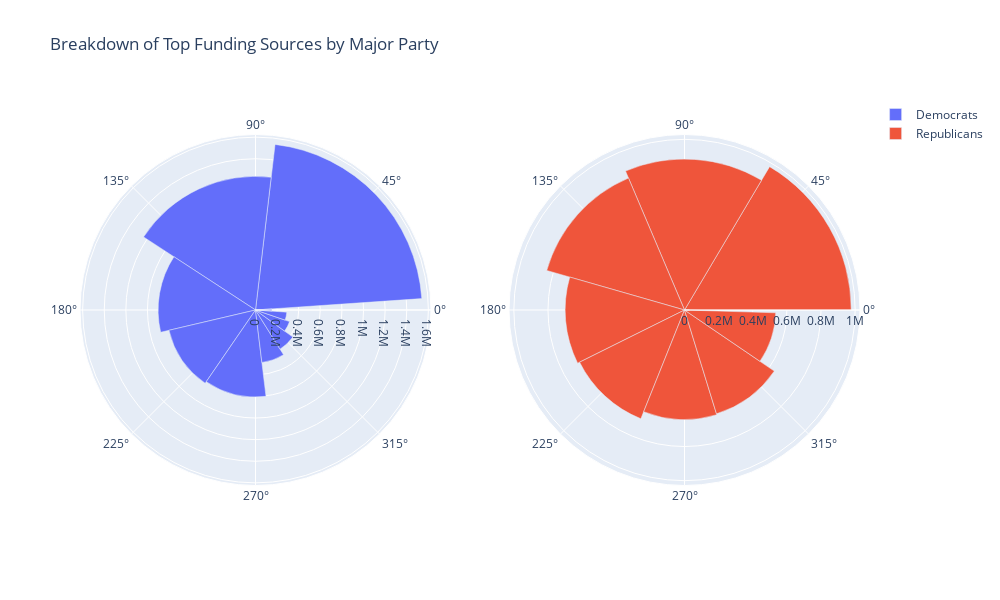

Source (notebook cell):
### Code cell
first_plot = three_d_bar_chart_data.sort_values('Democrat', ascending = False)[:10]
first_plot['Width'] = first_plot['Democrat'].apply(lambda x: x/first_plot['Democrat'].sum()*360)
second_plot = three_d_bar_chart_data.sort_values('Republican', ascending = False)[:10]
second_plot['Width'] = second_plot['Republican'].apply(lambda x: x/second_plot['Republican'].sum()*360)

fig = make_subplots(rows = 1, 
                    cols = 2, 
                    specs=[[{"type": "polar"}, {"type": "polar"}]])

def find_theta(i, series):
    theta = 0
    x = 0
    while x <= list(series).index(i):
        theta += series[x]/2 + series[x-1]/2
        x += 1
    return theta

fig.add_trace(go.Barpolar(name = 'Democrats',
                          theta = [find_theta(i, first_plot['Width']) for i in first_plot['Width']],
                          width = first_plot['Width'],
                          r = first_plot['Democrat'],
                          hoverinfo = 'text + r',
                          text = [k for k in dict(first_plot['Democrat']).keys()]), 
              row = 1, 
              col = 1)

fig.add_trace(go.Barpolar(name = 'Republicans',
                          theta = [find_theta(i, second_plot['Width']) for i in second_plot['Width']],
                          width = second_plot['Width'],
                          r = second_plot['Republican'],
                          hoverinfo = 'text + r',
                          text = [k for k in dict(second_plot['Republican']).keys()]), 
              row = 1, 
              col = 2)

fig.update_layout(height = 600,
                  width = 1000,
                  title_text= "Breakdown of Top Funding Sources by Major Party")

fig.show()

### Figure 1 — Plotly figure (JSON) as saved in the notebook; plotly's stock layout.template omitted (floating-point values rounded to 4 significant figures)
{"data": [{"hoverinfo": "text+r", "name": "Democrats", "r": [1543251, 1237236, 901496, 823005, 805289, 489200, 427392, 333035, 290126, 152367], "subplot": "polar", "text": ["Blue Cross/Blue Shield", "Comcast Corp", "AT&T Inc", "National Assn of Realtors", "International Brotherhood of Electrical Workers", "Sheet Metal, Air, Rail & Transportation Union", "Raytheon Technologies", "Northrop Grumman", "Home Depot", "American Bankers Assn"], "theta": [43.59, 115.1, 170.0, 214.4, 256.2, 289.5, 313.1, 332.6, 348.6, 360], "type": "barpolar", "width": [79.34, 63.61, 46.35, 42.31, 41.4, 25.15, 21.97, 17.12, 14.92, 7.833]}, {"hoverinfo": "text+r", "name": "Republicans", "r": [976956, 884594, 839890, 699531, 686625, 642344, 636728, 534855, 29000, 0], "subplot": "polar2", "text": ["Comcast Corp", "Blue Cross/Blue Shield", "AT&T Inc", "Northrop Grumman", "American Bankers Assn", "Home Depot", "Raytheon Technologies", "National Assn of Realtors", "Sheet Metal, Air, Rail & Transportation Union", "International Brotherhood of Electrical Workers"], "theta": [29.65, 86.15, 138.5, 185.2, 227.3, 267.6, 306.4, 342.0, 359.1, 360], "type": "barpolar", "width": [59.3, 53.7, 50.98, 42.46, 41.68, 38.99, 38.65, 32.47, 1.76, 0]}], "layout": {"height": 600, "polar": {"domain": {"x": [0, 0.45], "y": [0, 1]}}, "polar2": {"domain": {"x": [0.55, 1], "y": [0, 1]}}, "title": {"text": "Breakdown of Top Funding Sources by Major Party"}, "width": 1000}}
